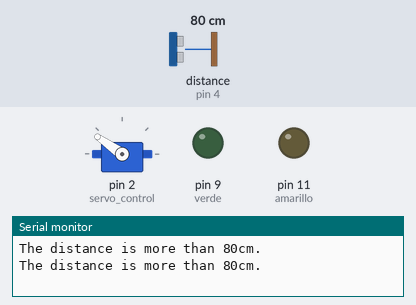
The sketch below on a simulated Arduino Uno, built with avr-gcc and run on an emulated ATmega328P. On the bench: servo, output pins drawn as LEDs (lit = HIGH), the last lines printed to the serial monitor. The test bench sets the inputs (shaded band); at power-on: distance to the obstacle (sensor on pin 4) 80 cm. The echo pulse lasts 58.3 µs per cm; pins used as bus, display or sensor lines are not drawn.

Above: at 10.8 s.
10.9 s: distance to the obstacle (sensor on pin 4) set to 53 cm
18.4 s: distance to the obstacle (sensor on pin 4) set to 45 cm
At 20.5 s:
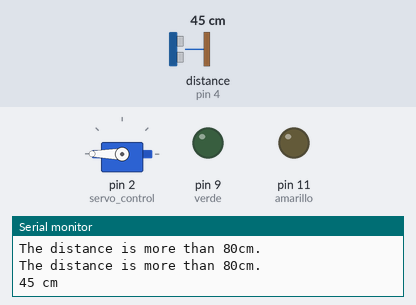
25.9 s: distance to the obstacle (sensor on pin 4) set to 15 cm
33.4 s: distance to the obstacle (sensor on pin 4) set to 11 cm
At 36.0 s:
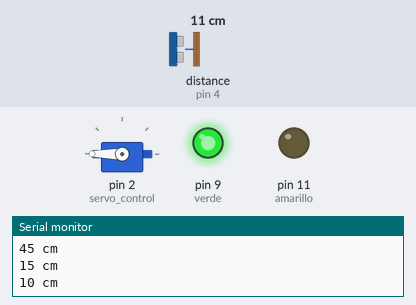
43.8 s: distance to the obstacle (sensor on pin 4) set to 18 cm
At 44.9 s:
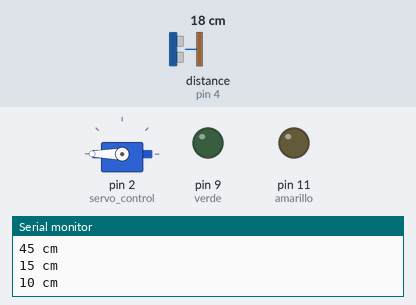
51.3 s: distance to the obstacle (sensor on pin 4) set to 2 cm
At 52.55 s:
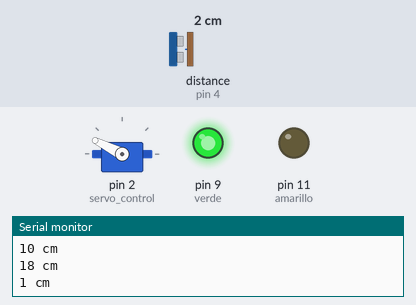
Timing chart, 0 to 61.3 s (numbered marks = the images above; inputs shaded):
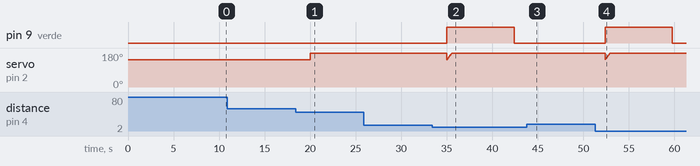

Measured:
- the behaviour switches between 50 and 49 cm on distance to the obstacle (sensor on pin 4) (found by bisection; images 0 and 1)
- the behaviour switches between 13 and 12 cm on distance to the obstacle (sensor on pin 4) (found by bisection; images 1 and 2)
- after the input at 18.4 s, servo on pin 2 (servo_control): 145° → 180° after 1.6 s
- after the input at 33.4 s, pin 9 (verde): LOW → HIGH after 1.6 s, → LOW 7.4 s later
- after the input at 43.8 s, pin 9 (verde): stays LOW (without the input it goes to HIGH after 3.6 s); servo on pin 2 (servo_control): stops changing and stays 180°
- after the input at 51.3 s, pin 9 (verde): LOW → HIGH after 1.1 s, → LOW 7.4 s later

The sketch:

PREFINAL_base_all_working_v2_sweep_servo.ino
```cpp
// Code copied from https://www.instructables.com/Controlling-a-Servo-With-an-Ultrasonic-Sensor-Usin/
// Include servo library. we can look up a for different libraries to control servo???
#include <Servo.h>

int rojo = 13;
int amarillo = 11;
int verde = 9;
// PWN pin 1 is to control servo (yellow-orange)
int servo_control = 2;
Servo servo; // Declare the servo variable
int sound = 250; // from
// trigger SR04 PWN Pin 6
int triggerpin = 6;
// echo SR04 PWN Pin 4
int echopin = 4;
// here we declare pos as initial servo position for the angle in our case 145º
int pos = 145;
void setup() {
  Serial.begin (9600);
  pinMode(triggerpin, OUTPUT); // Set up trigger ping from ultrasonic sensor HC-SR04
  pinMode(echopin, INPUT);
  pinMode(rojo, OUTPUT);
  pinMode(amarillo, OUTPUT);
  pinMode(verde, OUTPUT);
  servo.attach(servo_control); // Attach to defined Pin connected to servo control cable
}
void loop() {
  servo.write(pos);
  delay(5000);
  // measure distance with HC-SR04 sensor
  long duration, distance;
  digitalWrite(triggerpin, LOW);
  delayMicroseconds(2);
  digitalWrite(triggerpin, HIGH);
  delayMicroseconds(10);
  digitalWrite(triggerpin, LOW);
  duration = pulseIn(echopin, HIGH);
  distance = (duration/2)/29.1;
  if (distance <12){
    Serial.print(distance);
    Serial.println(" cm");
    digitalWrite(verde, HIGH);
    //delay(1000);
    //servo.write(90);
    for (pos = 145; pos <= 235; pos += 1) {
      // In steps on 1 degree
      servo.write(pos);
      delay(15);
      }
    delay(6000); // To allow the car to pass the barrier with sufficient time
    // take tha barrie down
    for (pos = 235; pos <= 145; pos -= 1) {
      servo.write(pos);
      //digitalWrite(verde, LOW); // Green led stays lit all the loop
      delay(15);
    }
    digitalWrite(verde, LOW);
  }
  else if (distance < 50){
    Serial.print(distance);
    Serial.println(" cm");
    digitalWrite(rojo, HIGH);
    //servo.write(145); //moves too fast
    for (pos = 235; pos <= 145; pos -= 1) {
      servo.write(pos);
      digitalWrite(rojo, LOW);
      delay(15);
    }
    //delay(2000);
    //digitalWrite(rojo, LOW);
  }
  else{
    Serial.println("The distance is more than 80cm.");
    digitalWrite(rojo, HIGH);
    servo.write(145); //moves too fast
    //delay(2000);
    digitalWrite(rojo, LOW);
  }
  //delay(1000);
  // EXTRA CODE
  /*
  digitalWrite(amarillo, HIGH);
  delay(500);
  digitalWrite(amarillo, LOW);
  delay(500);
  */
  }
```
